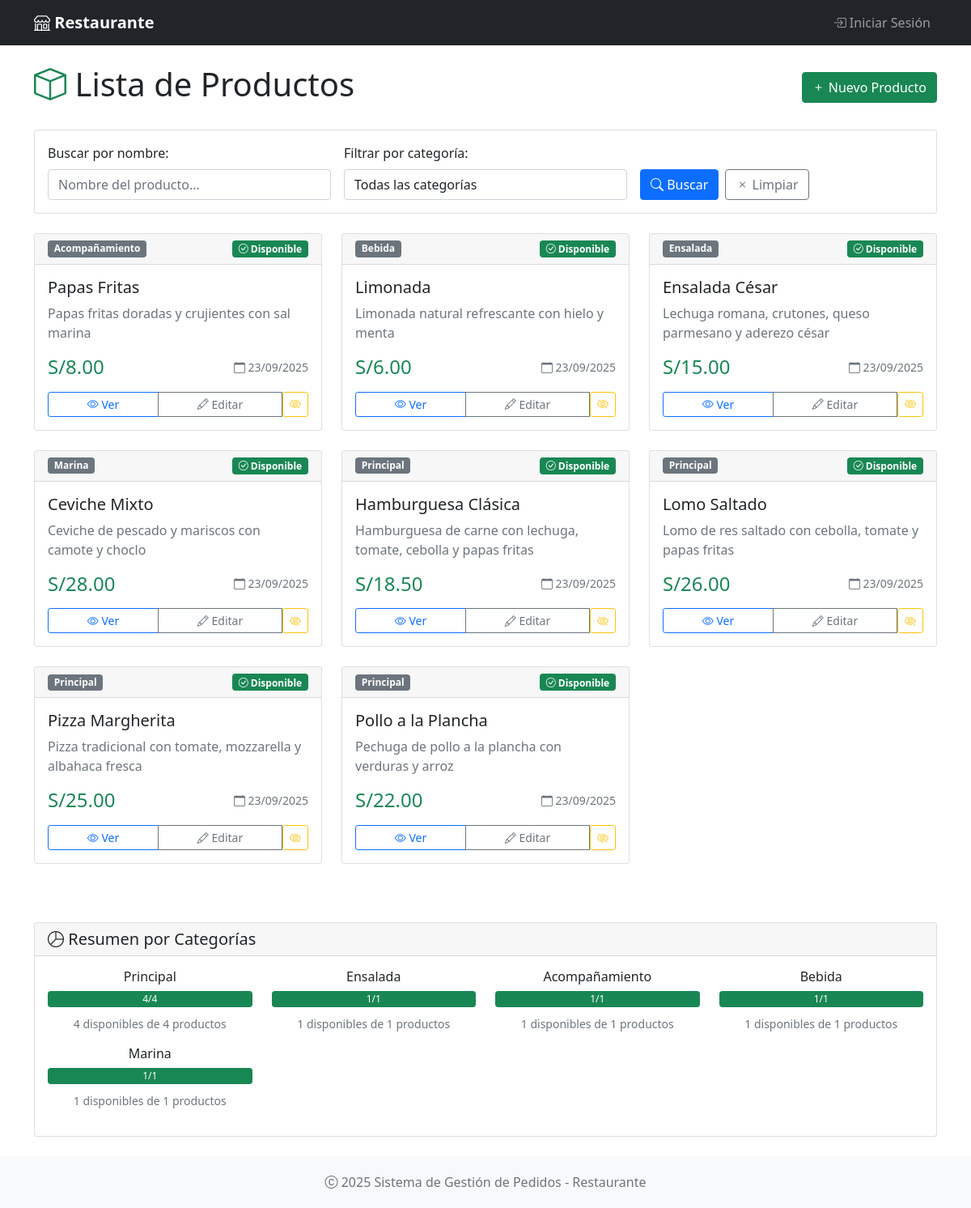
/productos/, run on the app's committed database.
### app.py (models this page shows, shortened)
class Producto(db.Model):
    __tablename__ = 'productos'
    id = db.Column(db.Integer, primary_key=True)
    nombre = db.Column(db.String(100), nullable=False)
    descripcion = db.Column(db.Text)
    precio = db.Column(db.Float, nullable=False)
    categoria = db.Column(db.String(50), nullable=False)
    disponible = db.Column(db.Boolean, default=True)
    fecha_creacion = db.Column(db.DateTime, default=lambda: datetime.now(timezone.utc))
    detalles_pedido = db.relationship('DetallePedido', backref='producto', lazy=True)

### app.py (the view)
@app.route('/productos/')
def lista_productos():
    categoria = request.args.get('categoria', 'todos')
    buscar = request.args.get('buscar', '')
    query = Producto.query
    if categoria != 'todos':
        query = query.filter_by(categoria=categoria)
    if buscar:
        query = query.filter(Producto.nombre.contains(buscar))
    productos = query.order_by(Producto.categoria, Producto.nombre).all()
    categorias = db.session.query(Producto.categoria).distinct().all()
    categorias = [cat[0] for cat in categorias]
    return render_template('productos/lista.html',
                         productos=productos,
                         categorias=categorias,
                         categoria_filtro=categoria,
                         buscar=buscar)

### app/templates/productos/lista.html (shortened to what this page needs)
{% extends "base.html" %}
{% block content %}
<div class="row">
    <div class="col-12">
        <div class="d-flex justify-content-between align-items-center mb-4">
            <h1 class="display-6">
                <i class="bi bi-box text-success"></i> Lista de Productos
            </h1>
            <a href="{{ url_for('nuevo_producto') }}" class="btn btn-success">
                <i class="bi bi-plus"></i> Nuevo Producto
            </a>
        </div>
    </div>
</div>
<div class="row mb-4">
    <div class="col-12">
        <div class="card">
            <div class="card-body">
                <form method="GET" class="row g-3">
                    <div class="col-md-4">
                        <label class="form-label">Buscar por nombre:</label>
                        <input type="text" class="form-control" name="buscar" value="{{ buscar }}"
                               placeholder="Nombre del producto...">
                    </div>
                    <div class="col-md-4">
                        <label class="form-label">Filtrar por categoría:</label>
                        <select class="form-control" name="categoria">
                            <option value="todos" {{ 'selected' if categoria_filtro == 'todos' else '' }}>
                                Todas las categorías
                            </option>
                        </select>
                    </div>
                    <div class="col-md-4 d-flex align-items-end">
                        <button type="submit" class="btn btn-primary me-2">
                            <i class="bi bi-search"></i> Buscar
                        </button>
                        <a href="{{ url_for('lista_productos') }}" class="btn btn-outline-secondary">
                            <i class="bi bi-x"></i> Limpiar
                        </a>
                    </div>
                </form>
            </div>
        </div>
    </div>
</div>
{% if productos %}
<div class="row">
    {% for producto in productos %}
    <div class="col-md-6 col-lg-4 mb-4">
        <div class="card h-100 card-hover">
            <div class="card-header d-flex justify-content-between align-items-center">
                <span class="badge bg-secondary">{{ producto.categoria }}</span>
                {% if producto.disponible %}
                    <span class="badge bg-success">
                        <i class="bi bi-check-circle"></i> Disponible
                    </span>
                {% else %}
                    <span class="badge bg-danger">
                        <i class="bi bi-x-circle"></i> No Disponible
                    </span>
                {% endif %}
            </div>
            <div class="card-body d-flex flex-column">
                <h5 class="card-title">{{ producto.nombre }}</h5>
                {% if producto.descripcion %}
                <p class="card-text text-muted">{{ producto.descripcion }}</p>
                {% endif %}
                <div class="mt-auto">
                    <div class="d-flex justify-content-between align-items-center mb-3">
                        <span class="h4 text-success mb-0">
                            S/{{ "{:,.2f}".format(producto.precio) }}
                        </span>
                        <small class="text-muted">
                            <i class="bi bi-calendar"></i>
                            {{ producto.fecha_creacion.strftime('%d/%m/%Y') }}
                        </small>
                    </div>
                    <div class="btn-group w-100" role="group">
                        <a href="{{ url_for('ver_producto', id=producto.id) }}"
                           class="btn btn-outline-primary btn-sm">
                            <i class="bi bi-eye"></i> Ver
                        </a>
                        <a href="{{ url_for('editar_producto', id=producto.id) }}"
                           class="btn btn-outline-secondary btn-sm">
                            <i class="bi bi-pencil"></i> Editar
                        </a>
                        <form method="POST" action="{{ url_for('toggle_disponibilidad', id=producto.id) }}"
                              class="d-inline">
                            <button type="submit" class="btn btn-outline-{{ 'warning' if producto.disponible else 'success' }} btn-sm">
                                {% if producto.disponible %}
                                    <i class="bi bi-eye-slash"></i>
                                {% else %}
                                    <i class="bi bi-eye"></i>
                                {% endif %}
                            </button>
                        </form>
                    </div>
                </div>
            </div>
        </div>
    </div>
    {% endfor %}
</div>
{% endif %}
{% if productos and categorias %}
<div class="row mt-5">
    <div class="col-12">
        <div class="card">
            <div class="card-header">
                <h5 class="mb-0">
                    <i class="bi bi-pie-chart"></i> Resumen por Categorías
                </h5>
            </div>
            <div class="card-body">
                <div class="row">
                    {% for categoria in categorias %}
                        {% set productos_categoria = productos|selectattr("categoria", "equalto", categoria)|list %}
                        {% set disponibles = productos_categoria|selectattr("disponible", "equalto", true)|list|length %}
                        {% set total_categoria = productos_categoria|length %}
                        <div class="col-md-3 mb-3">
                            <div class="text-center">
                                <h6>{{ categoria }}</h6>
                                <div class="progress mb-2" style="height: 20px;">
                                    <div class="progress-bar bg-success" role="progressbar"
                                         style="width: {{ (disponibles/total_categoria*100) if total_categoria > 0 else 0 }}%">
                                        {{ disponibles }}/{{ total_categoria }}
                                    </div>
                                </div>
                                <small class="text-muted">
                                    {{ disponibles }} disponibles de {{ total_categoria }} productos
                                </small>
                            </div>
                        </div>
                    {% endfor %}
                </div>
            </div>
        </div>
    </div>
</div>
{% endif %}
{% endblock %}

### app/templates/base.html (style rules this page uses)
.min-vh-100 { min-height: 100vh; }

### data on the page
Producto: categoria "Acompañamiento", shows "Disponible", nombre "Papas Fritas", descripcion "Papas fritas doradas y crujientes con sal marina", precio "8.00", fecha_creacion "23/09/2025", {{ (disponibles/total_categoria*100) if total_categoria > 0 else 0 }} 100.0 (drawn), disponible "1"
Producto: categoria "Bebida", shows "Disponible", nombre "Limonada", descripcion "Limonada natural refrescante con hielo y menta", precio "6.00", fecha_creacion "23/09/2025", {{ (disponibles/total_categoria*100) if total_categoria > 0 else 0 }} 100.0 (drawn), disponible "1"
Producto: categoria "Ensalada", shows "Disponible", nombre "Ensalada César", descripcion "Lechuga romana, crutones, queso parmesano y aderezo césar", precio "15.00", fecha_creacion "23/09/2025", {{ (disponibles/total_categoria*100) if total_categoria > 0 else 0 }} 100.0 (drawn), disponible "1"
Producto: categoria "Marina", shows "Disponible", nombre "Ceviche Mixto", descripcion "Ceviche de pescado y mariscos con camote y choclo", precio "28.00", fecha_creacion "23/09/2025", {{ (disponibles/total_categoria*100) if total_categoria > 0 else 0 }} 100.0 (drawn), disponible "1"
Producto: categoria "Principal", disponible True (drawn), nombre "Hamburguesa Clásica", descripcion "Hamburguesa de carne con lechuga, tomate, cebolla y papas fritas", precio "18.50", fecha_creacion "23/09/2025"
Producto: categoria "Principal", disponible True (drawn), nombre "Lomo Saltado", descripcion "Lomo de res saltado con cebolla, tomate y papas fritas", precio "26.00", fecha_creacion "23/09/2025"
Producto: categoria "Principal", disponible True (drawn), nombre "Pizza Margherita", descripcion "Pizza tradicional con tomate, mozzarella y albahaca fresca", precio "25.00", fecha_creacion "23/09/2025"
Producto: categoria "Principal", disponible True (drawn), nombre "Pollo a la Plancha", descripcion "Pechuga de pollo a la plancha con verduras y arroz", precio "22.00", fecha_creacion "23/09/2025"

### other printed values
{{ categoria }} "Principal"
{{ disponibles }} "4"
{{ total_categoria }} "4"
